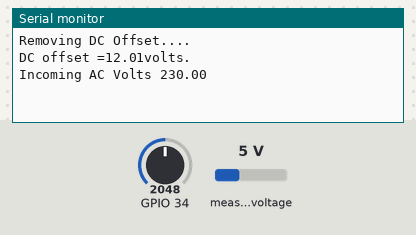
Bench run of a sketch on a simulated ESP32. Parts: the last lines printed to the serial monitor. The inputs (shaded band) are chosen by the test bench; at power-on: measured voltage 5 V, GPIO 34 = 2048.

Above: at 1.4 s.
1.5 s: measured voltage set to 0.3 V
At 5.8 s:
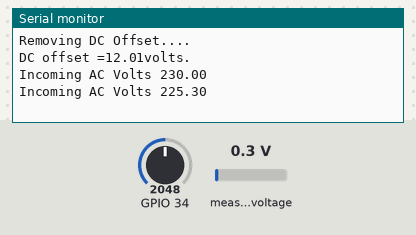
7.5 s: measured voltage set to 3.8 V
At 11.6 s:
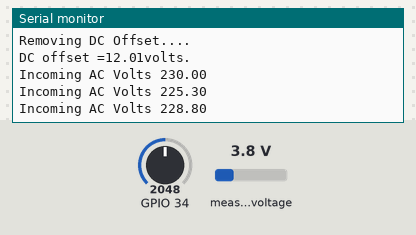
Timing chart, 0 to 13.1 s (numbered marks = the images above; inputs shaded):
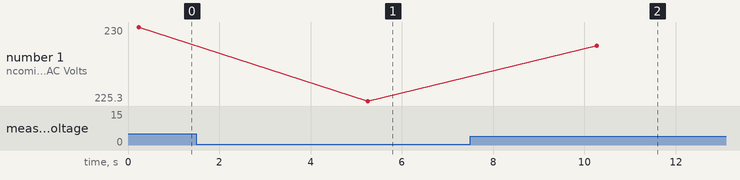

Measured:
- after the input at 1.5 s, the serial monitor: prints a new line after 3.8 s (image 1)
- after the input at 7.5 s, the serial monitor: prints a new line after 2.8 s (image 2)
- plotted number 1: 230 → 225.3 after the input at 1.5 s, 225.3 → 228.8 after the input at 7.5 s

The sketch:

Esp32WithZMPT101B.ino
```cpp
#include <ZMPT101B.h>
ZMPT101B voltagesensor(34);

unsigned int dcOffsetSamples = 0;

 // Sensitivity = (Esp32 AC inputs peak volts)/(VAC input peak volts)
 // 1.4/232 = 0.0060344827586207

 float Sensitivity = 0.0060344827586207;
 float ADCScale = 1023.0;
 float Vref = 6.0;

void setup(){

  Serial.begin(115200);
  Serial.println("Removing DC Offset....");
  delay(100);

  unsigned int accum = 0;

  for(int i=0; i<100; i++){

    accum += analogRead(34);
    delayMicroseconds(1000);

    }
  dcOffsetSamples = accum/100;
  float dcOffsetVolts = dcOffsetSamples * Vref/ADCScale;

  voltagesensor.setZeroPoint(dcOffsetSamples);
  voltagesensor.setSensitivity(Sensitivity);

  Serial.println(String("DC offset =") + dcOffsetVolts + "volts.");

  }
  void loop(){

    //GRAB ONE CYCLE OF DATA AND CACULATE RMS
    float Vrms = voltagesensor.getVoltageAC(50);

    if(Vrms<60){
      Serial.println("Wapda is Off!");
      delay(5000);
      }else{
            Serial.println(String("Incoming AC Volts ") + Vrms );
            delay(5000);
            }

          //float average = 0;
         // for(int i = 0; i < 1000; i++)
         // {
          //  average = average + (.0014 * analogRead(35) -3.78) / 1000;
          // delay(1);
         // }
         // Serial.println(String ("Current ") + average);
          //delay(5000);
    }
```
